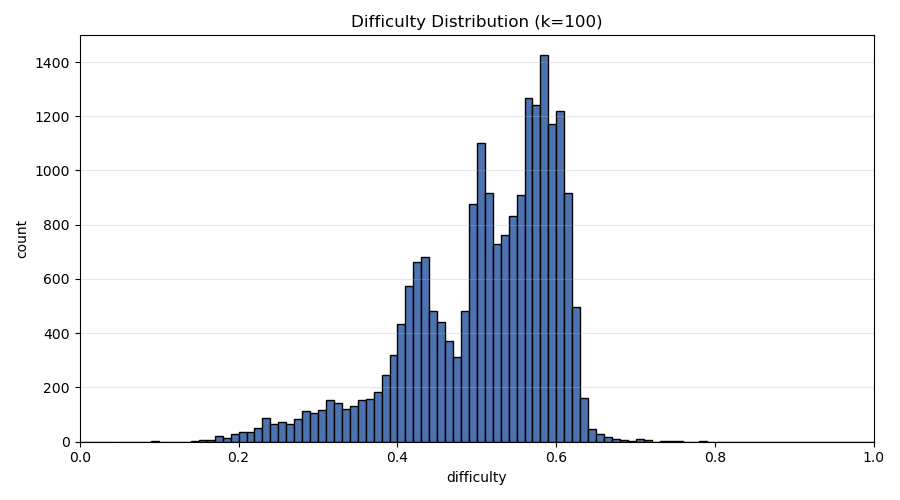
#> input picture difficulty/difficulty_hist/difficulty_hist_k100.png, 900 x 500 px, given in place of sample_5_d0.478_b4.png, which was not available
$ python MDF2.py difficulty_hist/difficulty_hist_k100.png
#> lines starting #> are read from the running program, lines starting #| are printed output that depends on the picture; pictures that were not available may be replaced by others from this repository, and a replacement may not be noted
#> in _read_image, returned value is the input picture: shape (500, 900, 4); mean R, G, B, A 231.7, 234.7, 239.7, 255
import os, sys, glob
import numpy as np

def image_mdf(image: np.ndarray, fs_row: float = 1.0, fs_col: float = 1.0) -> float:
#> called with fs_row = 1, fs_col = 1
    X = np.asarray(image, dtype=np.float64)
    if X.ndim == 3: X = X.mean(axis=2)
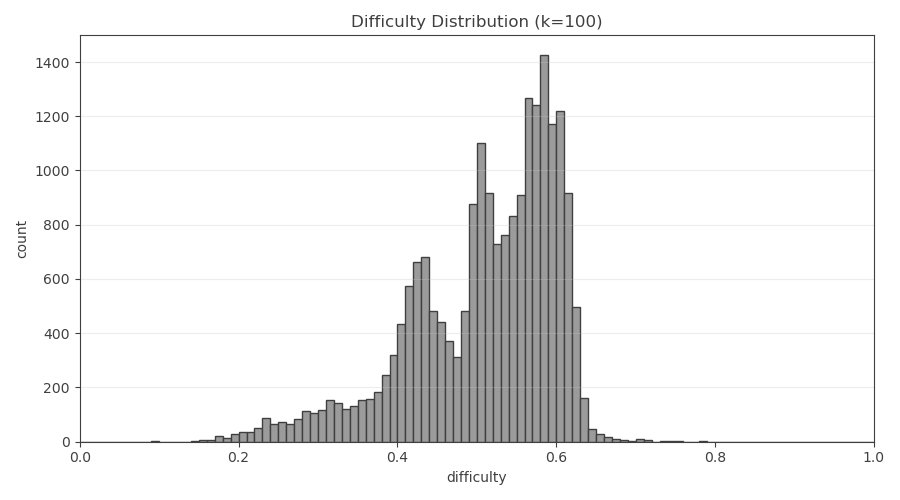
#> X: shape (500, 900) float64; min 63.75, max 255, mean 240.3
    if X.ndim != 2: raise ValueError("image must be 2D or 3D")
    H, W = X.shape
#> H = 500; W = 900

    # 第1轮：对每列求 MDF
    X = X - X.mean(axis=0, keepdims=True)
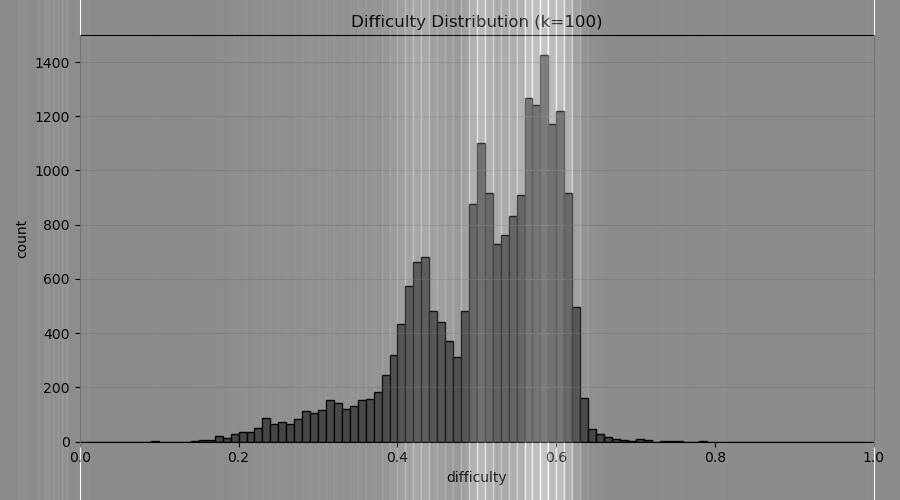
#> X: shape (500, 900) float64; min -190, max 158.4, mean 0; drawn with min black and max white
    Spec = np.fft.rfft(X, axis=0)
    P = (Spec.real**2 + Spec.imag**2)
    f_r = np.fft.rfftfreq(H, d=1.0 / fs_row)
#> f_r = 251 values from 0 to 0.5
    df_r = (f_r[1] - f_r[0]) if len(f_r) > 1 else float(fs_row)
#> df_r = 0.002
    bins = P * df_r
    tot = bins.sum(axis=0)
#> tot = 900 values, max 2257675.7 at index 572, min 0 at index 0, mean 268807.1
    half = 0.5 * tot
#> half = 900 values, max 1128837.8 at index 572, min 0 at index 0, mean 134403.5
    csum = np.cumsum(bins, axis=0)
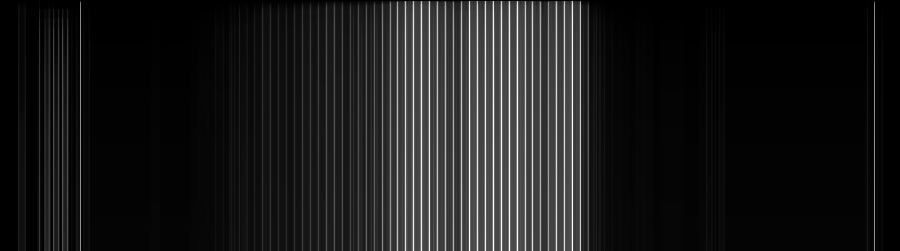
#> csum: shape (251, 900) float64; min 0, max 2257675.7, mean 244661; drawn with min black and max white
    idx = np.argmax(csum >= half[np.newaxis, :], axis=0)
#> idx = 900 values, max 111 at index 78, min 0 at index 0, mean 43.33

    prev = np.zeros(W); mask = idx > 0; cols = np.arange(W)
#> after `prev = np.zeros(W)`: prev = 900 values from 0 to 0
#> after `cols = np.arange(W)`: cols = 900 values from 0 to 899
    prev[mask] = csum[idx[mask]-1, cols[mask]]
    cur = bins[idx, cols]
#> cur = 900 values, max 1782684.5 at index 572, min 0 at index 0, mean 103798.6
    frac = np.zeros(W); np.divide(half - prev, cur, out=frac, where=(cur > 0))
#> after `frac = np.zeros(W)`: frac = 900 values from 0 to 0
    fprev = np.full(W, f_r[0]); fprev[mask] = f_r[idx[mask]-1]

    mdf_cols = np.zeros(W); valid = tot > 0
    mdf_cols[valid] = fprev[valid] + frac[valid] * df_r

    # 第2轮：对列向量再求 MDF
    m = mdf_cols - mdf_cols.mean()
    Spec2 = np.fft.rfft(m)
    P2 = (Spec2.real**2 + Spec2.imag**2)
    f_c = np.fft.rfftfreq(W, d=1.0 / fs_col)
    df_c = (f_c[1] - f_c[0]) if len(f_c) > 1 else float(fs_col)

    bins2 = P2 * df_c
    tot2 = bins2.sum()
    if not np.isfinite(tot2) or tot2 <= 0: return 0.0
    csum2 = np.cumsum(bins2); half2 = 0.5 * tot2
    k = int(np.searchsorted(csum2, half2, side="left"))
    prev2 = csum2[k-1] if k > 0 else 0.0
    frac2 = (half2 - prev2) / bins2[k] if bins2[k] > 0 else 0.0
    fprev2 = f_c[k-1] if k > 0 else f_c[0]
    return float(fprev2 + frac2 * df_c)

def _read_image(path: str):
    try:
        import imageio.v3 as iio
        return iio.imread(path)
    except Exception:
        from PIL import Image
        return np.array(Image.open(path))

if __name__ == "__main__":
    # [5 lines of commented-out code are left out]
    for f in ['/home/dangyunkai/yunkai/VLM/VIG-Group/jiarui/preview_imgs/sample_5_d0.478_b4.png']:
        try:
            img = _read_image(f)
            val = image_mdf(img, fs_row=1.0, fs_col=1.0)
#> val = 0.00106
            print(f"{os.path.basename(f)}\tMDF={val:.6f}")
#| sample_5_d0.478_b4.png	MDF=0.001064
        except Exception as e:
            print(f"{os.path.basename(f)}\t错误: {e}")
    for f in ['preview_imgs/sample_2_d0.115_b0.png']:
        try:
            img = _read_image(f)
#> call 2 of _read_image, with path = 'preview_imgs/sample_2_d0.115_b0.png'
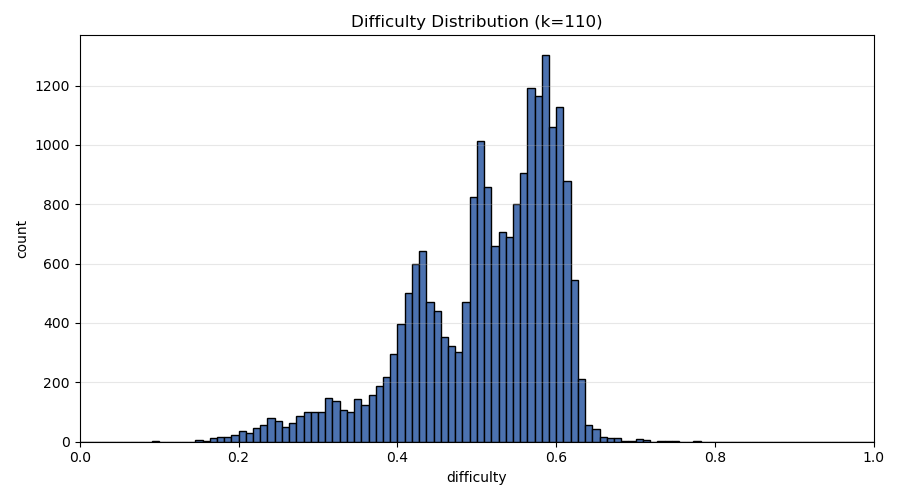
#> input picture difficulty/difficulty_hist/difficulty_hist_k110.png, 900 x 500 px, given in place of sample_2_d0.115_b0.png, which was not available
#> in _read_image, returned value is the input picture: shape (500, 900, 4); mean R, G, B, A 231.7, 234.7, 239.5, 255
            val = image_mdf(img, fs_row=1.0, fs_col=1.0)
#> call 2 of image_mdf, with fs_row = 1, fs_col = 1
#> in image_mdf (call 2), `if X.ndim == 3: X = X.mean(axis=2)`:
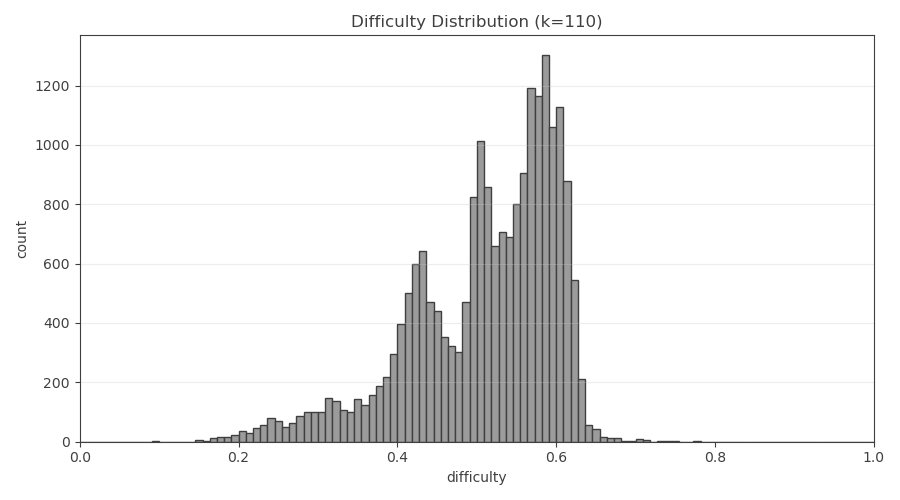
#> X: shape (500, 900) float64; min 63.75, max 255, mean 240.2
#> in image_mdf (call 2), `tot = bins.sum(axis=0)`: tot = 900 values, max 2256239.2 at index 470, min 0 at index 0, mean 272060.6
#> in image_mdf (call 2), `half = 0.5 * tot`: half = 900 values, max 1128119.6 at index 470, min 0 at index 0, mean 136030.3
#> in image_mdf (call 2), `csum = np.cumsum(bins, axis=0)`:
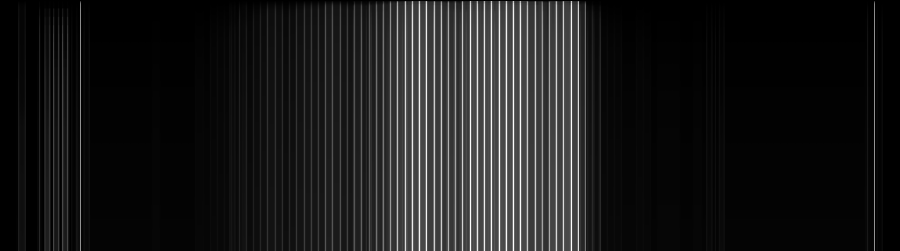
#> csum: shape (251, 900) float64; min 0, max 2256239.2, mean 248348.3; drawn with min black and max white
#> in image_mdf (call 2), `idx = np.argmax(csum >= half[np.newaxis, :], axis=0)`: idx = 900 values, max 110 at index 78, min 0 at index 0, mean 43.56
#> in image_mdf (call 2), `cur = bins[idx, cols]`: cur = 900 values, max 1773204.3 at index 571, min 0 at index 0, mean 107673.3
#> val = 0.00107
            print(f"{os.path.basename(f)}\tMDF={val:.6f}")
#| sample_2_d0.115_b0.png	MDF=0.001074
        except Exception as e:
            print(f"{os.path.basename(f)}\t错误: {e}")
